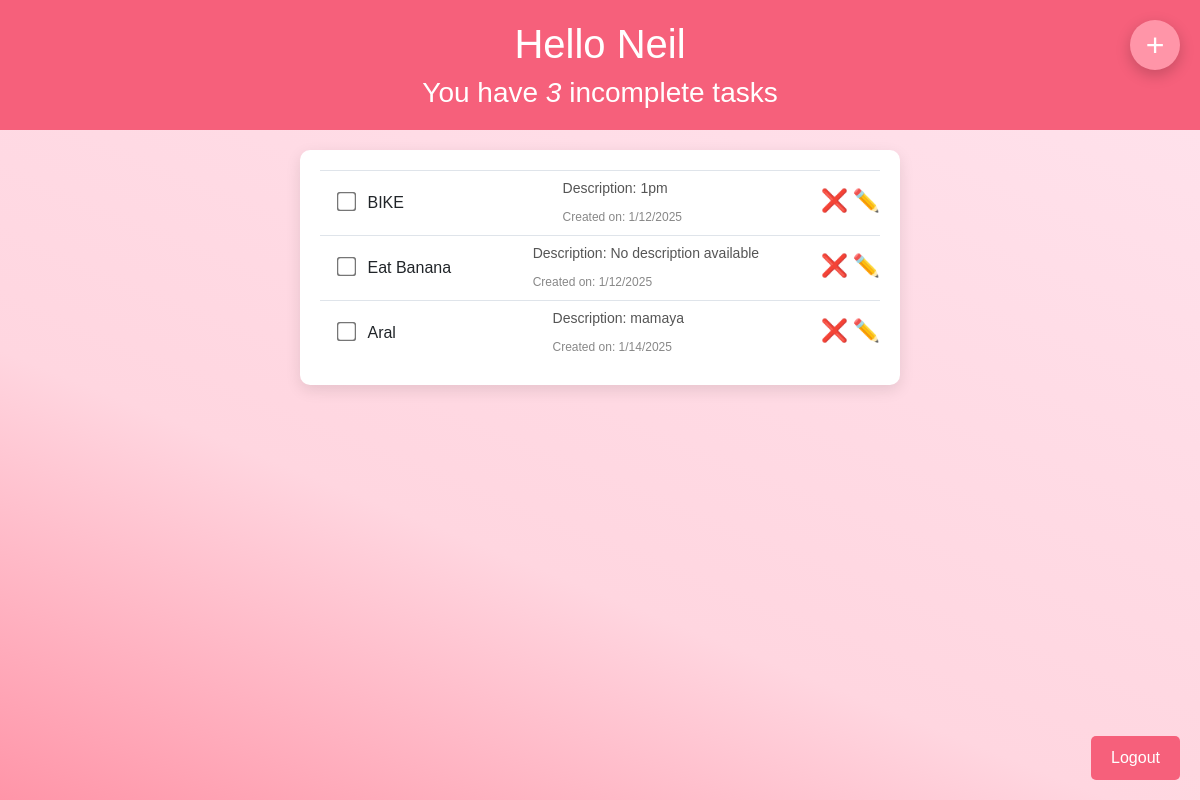
The app's page / (signed in) with its own data.
### base/models.py (models this page shows)
class Task(models.Model):
    user = models.ForeignKey(User, on_delete=models.CASCADE, null=True, blank=True)
    title = models.CharField(max_length=200)
    description = models.TextField(null=True, blank=True)
    complete = models.BooleanField(default=False)
    created = models.DateTimeField(auto_now_add=True)
    def __str__(self):
        return self.title
    class Meta:
        ordering = ['complete']

### base/views.py (the view)
# urls.py: path('', TaskList.as_view(), name='tasks'),
class TaskList(LoginRequiredMixin, ListView):
    model = Task
    context_object_name ='tasks'
    def get_context_data(self, **kwargs):
        context = super().get_context_data(**kwargs)
        context['tasks'] = context['tasks'].filter(user=self.request.user)
        context['count'] = context['tasks'].filter(complete=False).count()
        search_input = self.request.GET.get('search-area') or ''
        if search_input:
            context['tasks'] = context['tasks'].filter(title__startswith=search_input)
        context['search_input'] = search_input
        return context

### base/templates/base/task_list.html (shortened to what this page needs)
<!DOCTYPE html>
<html lang="en">
<head>
    <link href="https://cdn.jsdelivr.net/npm/bootstrap@5.3.0/dist/css/bootstrap.min.css" rel="stylesheet">
</head>
<body>
    <div class="header-bar">
        <h1 style="margin-top: 0;">Hello {{request.user|title}}</h1>
        <h3 style="margin-bottom: 0;">You have <i>{{count}}</i> incomplete task{{ count|pluralize:"s" }}</h3>
    </div>
    {% if tasks %}
    <div class="task-container">
        {% for task in tasks %}
        <div class="task-wrapper" data-position="{{task.pk}}">
            <div class="task-title">
                <form method="POST" action="{% url 'task-complete-toggle' task.id %}">
                    <input
                        type="checkbox"
                        name="complete"
                        value="true"
                        onchange="this.form.submit()"
                        style="margin-right: 10px; transform: scale(1.5);"
                    >
                    <label>
                        {% if task.complete %}
                        <s>{{ task }}</s>
                        {% else %}
                        {{ task }}
                        {% endif %}
                    </label>
                </form>
            </div>
            <div class="task-details">
                <div class="task-desc">
                    Description: {{ task.description|default:"No description available" }}
                </div>
                <small class="task-date">
                    Created on: {{ task.created|date:"n/j/Y" }}
                </small>
            </div>
            <div class="task-controls">
                <a class="delete-link" href="{% url 'task-delete' task.id %}">❌</a>
                <a class="delete-link" href="{% url 'task-update' task.id %}">✏️</a>
            </div>
        </div>
        {% endfor %}
    </div>
    {% else %}
    <div class="empty-message">
        <span>😞</span>
        No tasks available. Add a new task!
    </div>
    {% endif %}
    <a href="{% url 'task-create' %}">
        <button type="button" class="btn add-task-btn rounded-circle" style="background-color: #ff95a8; border-color: #ff95a8;" data-bs-toggle="modal" data-bs-target="#addTaskModal">
            +
        </button>
    </a>
    <form method="POST" action="{% url 'logout' %}">
        <button class="logout-btn">Logout</button>
    </form>
</body>
</html>

### base/templates/base/task_list.html (style rules this page uses)
body { margin: 0; font-family: Arial, sans-serif; background: linear-gradient(22deg, rgba(255,149,168,1) 0%, rgba(255,214,224,1) 35%, rgba(255,227,237,1) 100%) !important; min-height: 100vh; position: relative; }
.header-bar { background: #f6607b; padding: 20px; text-align: center; color: white; font-size: 1.5rem; font-weight: bold; }
.task-container { max-width: 600px; margin: 20px auto; background: white; border-radius: 10px; padding: 20px; box-shadow: 0 5px 15px rgba(0, 0, 0, 0.1); }
.add-task-btn { position: absolute; top: 20px; right: 20px; width: 50px; height: 50px; background: #fc7171; color: white; font-size: 2rem; border: none; outline: none; border-radius: 50%; box-shadow: 0 5px 15px rgba(0, 0, 0, 0.2); cursor: pointer; display: flex; justify-content: center; align-items: center; }
.logout-btn { position: absolute; bottom: 20px; right: 20px; background-color: #f6607b; color: white; font-size: 1rem; border: none; outline: none; border-radius: 5px; padding: 10px 20px; cursor: pointer; }
.task-wrapper { display: flex; align-items: center; justify-content: space-between; background-color: #fff; border-top: 1px solid #dfe4ea; overflow: hidden; }
.task-title { display: flex; padding: 20px; }
.delete-link { text-decoration: none; font-weight: 900; color: #cf4949; font-size: 22px; line-height: 0; padding: 20px 0px; }
.task-desc { font-size: 14px; color: #555; margin-bottom: 5px; }
.task-date { font-size: 12px; color: #888; }

### records on screen
Task: title "BIKE", description "1pm", created "1/12/2025"
Task: title "Eat Banana", description "No description available", created "1/12/2025"
Task: title "Aral", description "mamaya", created "1/14/2025"

### other values on screen
{{ request.user|title }} "Neil"
{{ count }} "3"
